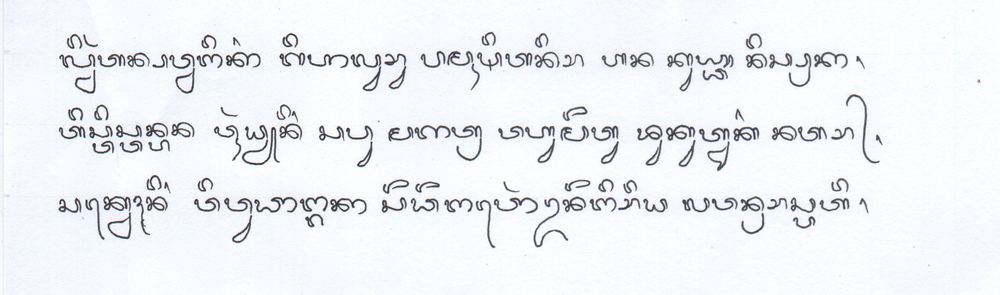
#> input picture Alih Aksara Bali-Latin/data/data_test/img012_02.png, 1000 x 295 px, shrunk from 2475 x 730 before the run; its folder holds only this picture in this run
$ jupyter execute --allow-errors Gabungan.ipynb
#> lines starting #> are read from the running program, lines starting #| are printed output that depends on the picture; after the words box and inside, x2 and y2 are one past the last pixel; in counts of white or black regions, pixels touching at a corner belong together
[cell 1]
dir = '/media/hairullana/Data/Coding/SadaTA/data'

[cell 2]
#SEGMENTASI BARIS

# import the library opencv
import cv2 as cv
# globbing utility.
import glob
import numpy as np
import matplotlib.pyplot as plt
from skimage.filters import sobel
from heapq import *
from skimage.filters import threshold_otsu
from skimage.util import invert


def gray2biner(img):
    thr = 160
    im_gray = img
    im_bool = im_gray > thr
    maxval = 255
    im_bin = (im_gray > thr) * maxval
    return im_bin

def horizontal_projections(sobel_image):
    return np.sum(sobel_image, axis=1)


def find_peak_regions(hpp, divider=2):
    threshold = (np.max(hpp)-np.min(hpp))/divider
    peaks = []
    peaks_index = []
    for i, hppv in enumerate(hpp):
        if hppv < threshold:
            peaks.append([i, hppv])
    return peaks

#group the peaks into walking windows


def get_hpp_walking_regions(peaks_index):
    hpp_clusters = []
    cluster = []
    for index, value in enumerate(peaks_index):
        cluster.append(value)

        if index < len(peaks_index)-1 and peaks_index[index+1] - value > 1:
            hpp_clusters.append(cluster)
            cluster = []

        #get the last cluster
        if index == len(peaks_index)-1:
            hpp_clusters.append(cluster)
            cluster = []

    return hpp_clusters

def heuristic(a, b):
    return (b[0] - a[0]) ** 2 + (b[1] - a[1]) ** 2

def astar(array, start, goal):

    neighbors = [(0,1),(0,-1),(1,0),(-1,0),(1,1),(1,-1),(-1,1),(-1,-1)]
    close_set = set()
    came_from = {}
    gscore = {start:0}
    fscore = {start:heuristic(start, goal)}
    oheap = []

    heappush(oheap, (fscore[start], start))

    while oheap:

        current = heappop(oheap)[1]

        if current == goal:
            data = []
            while current in came_from:
                data.append(current)
                current = came_from[current]
            return data

        close_set.add(current)
        for i, j in neighbors:
            neighbor = current[0] + i, current[1] + j
            tentative_g_score = gscore[current] + heuristic(current, neighbor)
            if 0 <= neighbor[0] < array.shape[0]:
                if 0 <= neighbor[1] < array.shape[1]:
                    if array[neighbor[0]][neighbor[1]] == 1:
                        continue
                else:
                    # array bound y walls
                    continue
            else:
                # array bound x walls
                continue

            if neighbor in close_set and tentative_g_score >= gscore.get(neighbor, 0):
                continue

            if  tentative_g_score < gscore.get(neighbor, 0) or neighbor not in [i[1]for i in oheap]:
                came_from[neighbor] = current
                gscore[neighbor] = tentative_g_score
                fscore[neighbor] = tentative_g_score + heuristic(neighbor, goal)
                heappush(oheap, (fscore[neighbor], neighbor))

    return []

def get_binary(gray):
    mean = np.mean(gray)
    if mean == 0.0 or mean == 1.0:
        return gray

    thresh = threshold_otsu(gray)
    binary = gray <= thresh
    binary = binary*1
    return binary

def path_exists(window_image):
    #very basic check first then proceed to A* check
    if 0 in horizontal_projections(window_image):
        return True

    padded_window = np.zeros((window_image.shape[0],1))
    world_map = np.hstack((padded_window, np.hstack((window_image,padded_window)) ) )
    path = np.array(astar(world_map, (int(world_map.shape[0]/2), 0), (int(world_map.shape[0]/2), world_map.shape[1])))
    if len(path) > 0:
        return True

    return False

def get_road_block_regions(nmap):
    road_blocks = []
    needtobreak = False

    for col in range(nmap.shape[1]):
        start = col
        end = col+20
        if end > nmap.shape[1]-1:
            end = nmap.shape[1]-1
            needtobreak = True

        if path_exists(nmap[:, start:end]) == False:
            road_blocks.append(col)

        if needtobreak == True:
            break

    return road_blocks

def group_the_road_blocks(road_blocks):
    #group the road blocks
    road_blocks_cluster_groups = []
    road_blocks_cluster = []
    size = len(road_blocks)
    for index, value in enumerate(road_blocks):
        road_blocks_cluster.append(value)
        if index < size-1 and (road_blocks[index+1] - road_blocks[index]) > 1:
            road_blocks_cluster_groups.append([road_blocks_cluster[0], road_blocks_cluster[len(road_blocks_cluster)-1]])
            road_blocks_cluster = []

        if index == size-1 and len(road_blocks_cluster) > 0:
            road_blocks_cluster_groups.append([road_blocks_cluster[0], road_blocks_cluster[len(road_blocks_cluster)-1]])
            road_blocks_cluster = []

    return road_blocks_cluster_groups


#MAIN LINE SEGMEN
path = dir+"/data_test/*.png"
for XX, file in enumerate(glob.glob(path)):
    image_read = cv.imread(file)
#> image_read is the input picture: shape (295, 1000, 3); mean B, G, R 244.7, 241, 238.7


    # [6 lines of commented-out code are left out]
    H, W = image_read.shape[:2]
#> H = 295; W = 1000
    gray = np.zeros((H, W), np.uint8)
    for i in range(H):
        for j in range(W):
            gray[i, j] = np.clip(0.299 * image_read[i, j, 0] + 0.587
                                 * image_read[i, j, 1] + 0.114 * image_read[i, j, 2], 0, 255)


    res,thresh_img = cv.threshold(gray,150,255,cv.THRESH_BINARY_INV)
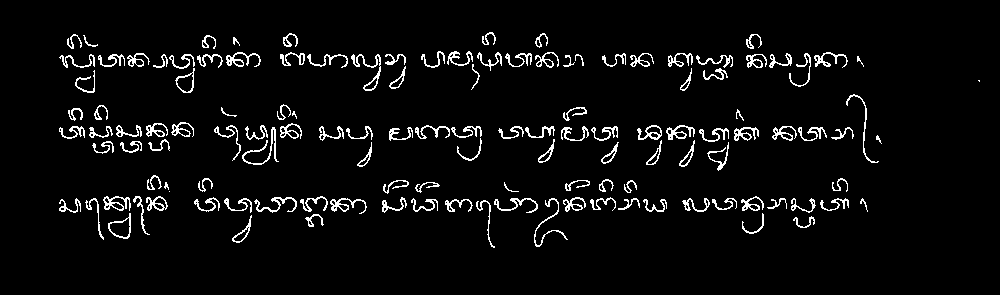
#> thresh_img: shape (295, 1000); 4.7% white in thin lines or dots, all inside (x1, y1, x2, y2) = (59, 32, 980, 248)
    thinned = cv.ximgproc.thinning(thresh_img)
#> thinned: shape (295, 1000); 2.6% white in thin lines or dots, all inside (x1, y1, x2, y2) = (59, 32, 980, 247)
    thinned = cv.bitwise_not(thinned)

    #gray2binary
    binary = gray2biner(gray)
#> in gray2biner, `im_bool = im_gray > thr`:
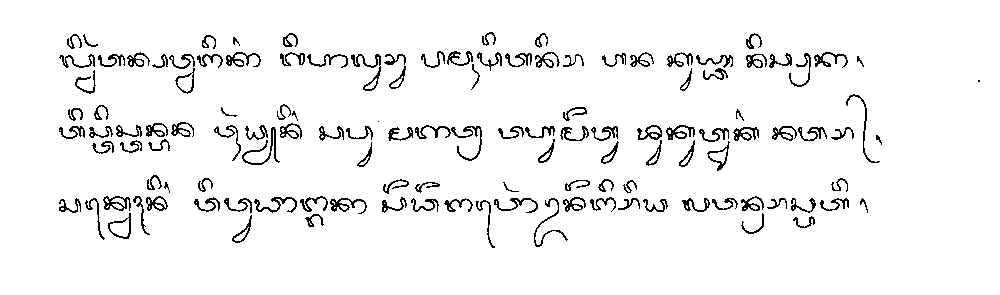
#> im_bool: shape (295, 1000) bool; 95% white; black in thin lines or dots, all inside (x1, y1, x2, y2) = (59, 32, 980, 248)

    #horizontal_projection to image
    sobel_image = sobel(gray)
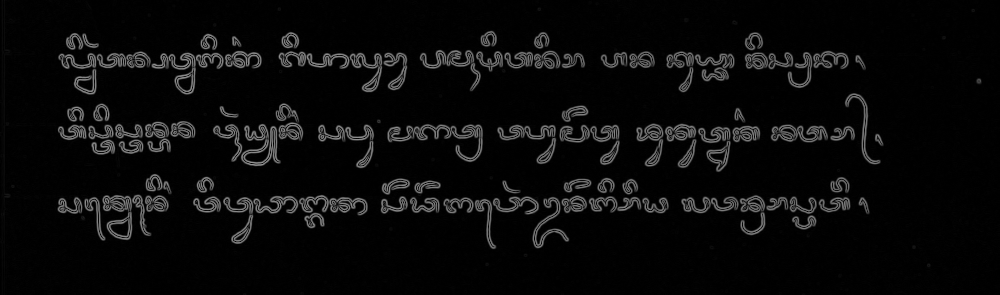
#> sobel_image: shape (295, 1000) float64; min 0, max 0.585, mean 0.0421
    hpp = horizontal_projections(sobel_image)
#> hpp = 295 values, max 184.7 at index 64, min 4.58 at index 172, mean 42.12

    #to know area segment
    peaks = find_peak_regions(hpp)
#> in find_peak_regions, `threshold = (np.max(hpp)-np.min(hpp))/divider`: threshold = 90.07
#> the loop in find_peak_regions, `for i, hppv in enumerate(hpp):` made 295 passes
#> hppv on passes 1 to 3: 5.39, 5.31, 5.06
#> after the loop in find_peak_regions, `for i, hppv in enumerate(hpp):`: peaks = 249 pairs, first value 0 to 294, second value 4.58 to 69.09

    peaks_index = np.array(peaks)[:, 0].astype(int)
#> peaks_index = 249 values from 0 to 294

    segmented_img = np.copy(gray)
    r, c = segmented_img.shape
#> r = 295; c = 1000
    for ri in range(r):
        if ri in peaks_index:
            segmented_img[ri, :] = 0
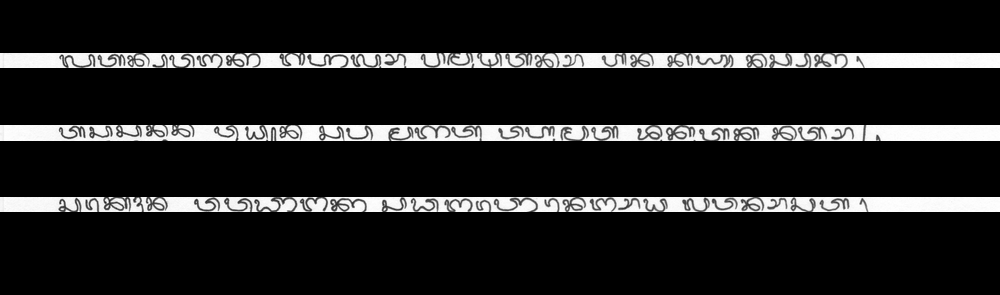
#> segmented_img: shape (295, 1000); min 0, max 255, mean 32.7

    hpp_clusters = get_hpp_walking_regions(peaks_index)
#> the loop in get_hpp_walking_regions, `for index, value in enumerate(peaks_index):` made 249 passes
#> value on passes 1 to 3: 0, 1, 2
#> after the loop in get_hpp_walking_regions, `for index, value in enumerate(peaks_index):`: hpp_clusters = 4 items
#> hpp_clusters = 4 items

    binary_image = get_binary(gray)
#> in get_binary, `mean = np.mean(gray)`: mean = 241.4
#> in get_binary, `thresh = threshold_otsu(gray)`: thresh = 179
#> in get_binary, `binary = gray <= thresh`: binary: shape (295, 1000) bool; 5.7% white in thin lines or dots, all inside (x1, y1, x2, y2) = (58, 32, 980, 248)

    for cluster_of_interest in hpp_clusters:
        nmap = binary_image[cluster_of_interest[0]
            :cluster_of_interest[len(cluster_of_interest)-1], :]
        road_blocks = get_road_block_regions(nmap)
        road_blocks_cluster_groups = group_the_road_blocks(road_blocks)
        #create the doorways
        for index, road_blocks in enumerate(road_blocks_cluster_groups):
            window_image = nmap[:, road_blocks[0]: road_blocks[1]+10]
            binary_image[cluster_of_interest[0]:cluster_of_interest[len(
                cluster_of_interest)-1], :][:, road_blocks[0]: road_blocks[1]+10][int(window_image.shape[0]/2), :] *= 0
#> this loop made 4 passes
#> pass 1, `nmap = binary_image[cluster_of_interest[0] :cluster_of_interest[len(cl..`:
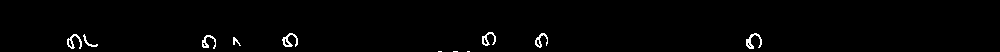
#> nmap: shape (52, 1000) int64; values 0 (black) and 1 (white), 1.2% white in thin lines or dots, all inside (x1, y1, x2, y2) = (67, 32, 762, 52)
#> after the loop:
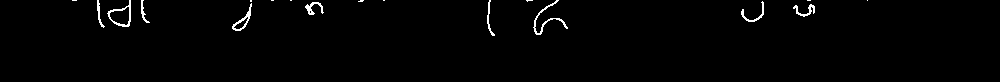
#> nmap: shape (82, 1000) int64; values 0 (black) and 1 (white), 1.2% white in thin lines or dots, all inside (x1, y1, x2, y2) = (72, 0, 868, 36)

    #make line segments
    line_segments = []
    for i, cluster_of_interest in enumerate(hpp_clusters):
        nmap = binary_image[cluster_of_interest[0]
            :cluster_of_interest[len(cluster_of_interest)-1], :]
        path = np.array(
            astar(nmap, (int(nmap.shape[0]/2), 0), (int(nmap.shape[0]/2), nmap.shape[1]-1)))
        offset_from_top = cluster_of_interest[0]
        path[:, 0] += offset_from_top
        line_segments.append(path)
#> this loop made 4 passes
#> offset_from_top on passes 1 to 4: 0, 68, 141, 212
#> after the loop, line_segments = 4 items

    offset_from_top = cluster_of_interest[0]
    line_count = len(line_segments)
#> line_count = 4
    line_segments_new = []
    for x in range(line_count):
        A = line_segments[x]
        A = np.flipud(A)
        line_segments_new.append(A)
#> after the loop, line_segments_new = 4 items

    #extract image and export
    line_count = len(line_segments_new)
    x, y = binary.shape
#> x = 295; y = 1000
    for gb in range(line_count-1):
        coba1 = np.copy(thinned)
        for k in range(y-1):

            bar = line_segments_new[gb][k][0]
            kol = line_segments_new[gb][k][1]
            bar1 = line_segments_new[gb+1][k][0]
            kol1 = line_segments_new[gb+1][k][1]

            for i in range(bar-1):
                coba1[i][kol] = 255
            f = bar1+1
            for i in range(bar1, x):
                coba1[i][kol1] = 255

        batas_atas = np.amin(line_segments_new[gb], axis=0)
        ba = batas_atas[0]-5
        batas_bawah = np.amax(line_segments_new[gb+1], axis=0)
        bb = batas_bawah[0]+5
        result_line_segment = coba1[ba:bb, 0:y-1]

        cv.imwrite(dir+'/hasil_segmentasi_baris/imgSegment'+str(XX+1).zfill(3)+'_'+str(gb+1).zfill(2)
                    +'.png', result_line_segment)
#> this loop made 3 passes
#> (batas_atas, ba, batas_bawah, bb) on passes 1 to 3: ([26, 1], 21, [96, 999], 101), ([93, 1], 88, [171, 999], 176), ([168, 1], 163, [253, 999], 258)
#> pass 1, `result_line_segment = coba1[ba:bb, 0:y-1]`:
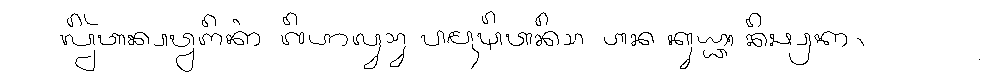
#> result_line_segment: shape (80, 999); 97% white; black in thin lines or dots, all inside (x1, y1, x2, y2) = (60, 11, 980, 72)
#> pass 2, `result_line_segment = coba1[ba:bb, 0:y-1]`:
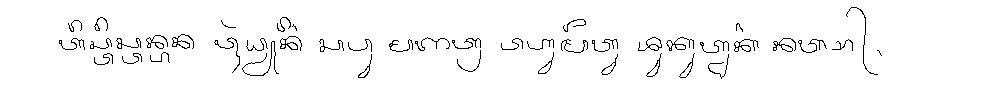
#> result_line_segment: shape (88, 999); 96.9% white; black in thin lines or dots, all inside (x1, y1, x2, y2) = (59, 7, 882, 79)
#> pass 3, `result_line_segment = coba1[ba:bb, 0:y-1]`:
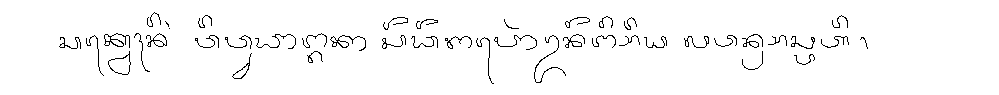
#> result_line_segment: shape (95, 999); 97.4% white; black in thin lines or dots, all inside (x1, y1, x2, y2) = (59, 12, 868, 84)
#> after the loop:
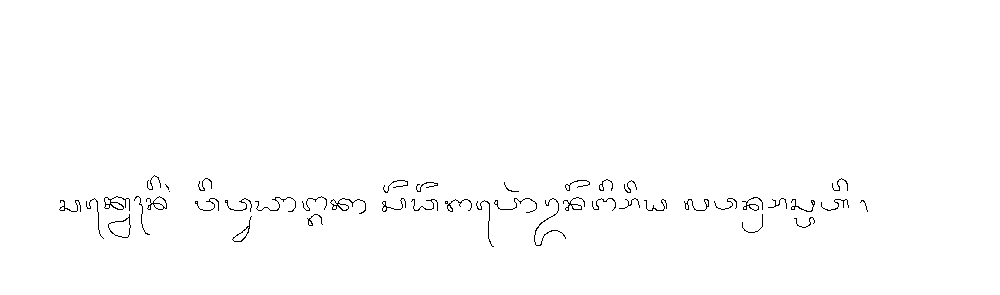
#> coba1: shape (295, 1000); 99.2% white; black in thin lines or dots, all inside (x1, y1, x2, y2) = (59, 175, 868, 247)
    #break
        #Tcv.imwrite(
        #    'D:/.KULIAH/.SKRIPSI\CODING SADA/SEGMENTATION/data/segmentasi_baris/imgSegment{}.png'.format(XX), result_line_segment)
